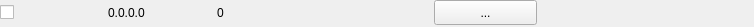
<?xml version="1.0" encoding="UTF-8"?>
<ui version="4.0">
 <class>Dlg_PlatLabComponent</class>
 <widget class="QWidget" name="Dlg_PlatLabComponent">
  <property name="geometry">
   <rect>
    <x>0</x>
    <y>0</y>
    <width>754</width>
    <height>27</height>
   </rect>
  </property>
  <property name="maximumSize">
   <size>
    <width>16777215</width>
    <height>30</height>
   </size>
  </property>
  <property name="windowTitle">
   <string>Dlg_PlatLabComponent</string>
  </property>
  <property name="styleSheet">
   <string notr="true"/>
  </property>
  <layout class="QVBoxLayout" name="verticalLayout">
   <property name="spacing">
    <number>0</number>
   </property>
   <property name="leftMargin">
    <number>0</number>
   </property>
   <property name="topMargin">
    <number>0</number>
   </property>
   <property name="rightMargin">
    <number>0</number>
   </property>
   <property name="bottomMargin">
    <number>0</number>
   </property>
   <item>
    <layout class="QGridLayout" name="gridLayout_4">
     <property name="horizontalSpacing">
      <number>5</number>
     </property>
     <property name="verticalSpacing">
      <number>0</number>
     </property>
     <item row="0" column="2">
      <widget class="QLabel" name="lab_port">
       <property name="minimumSize">
        <size>
         <width>100</width>
         <height>0</height>
        </size>
       </property>
       <property name="maximumSize">
        <size>
         <width>16777215</width>
         <height>16777215</height>
        </size>
       </property>
       <property name="text">
        <string>0</string>
       </property>
      </widget>
     </item>
     <item row="0" column="4">
      <widget class="QPushButton" name="btn_expand">
       <property name="minimumSize">
        <size>
         <width>100</width>
         <height>25</height>
        </size>
       </property>
       <property name="maximumSize">
        <size>
         <width>16777215</width>
         <height>16777215</height>
        </size>
       </property>
       <property name="styleSheet">
        <string notr="true"/>
       </property>
       <property name="text">
        <string>...</string>
       </property>
      </widget>
     </item>
     <item row="0" column="1">
      <widget class="QLabel" name="lab_ip">
       <property name="minimumSize">
        <size>
         <width>100</width>
         <height>0</height>
        </size>
       </property>
       <property name="maximumSize">
        <size>
         <width>16777215</width>
         <height>16777215</height>
        </size>
       </property>
       <property name="text">
        <string>0.0.0.0</string>
       </property>
      </widget>
     </item>
     <item row="0" column="3">
      <widget class="QLabel" name="lab_pro">
       <property name="minimumSize">
        <size>
         <width>100</width>
         <height>0</height>
        </size>
       </property>
       <property name="maximumSize">
        <size>
         <width>16777215</width>
         <height>16777215</height>
        </size>
       </property>
       <property name="text">
        <string/>
       </property>
      </widget>
     </item>
     <item row="0" column="0">
      <widget class="QCheckBox" name="chk_enable">
       <property name="minimumSize">
        <size>
         <width>100</width>
         <height>25</height>
        </size>
       </property>
       <property name="maximumSize">
        <size>
         <width>103334</width>
         <height>25</height>
        </size>
       </property>
       <property name="text">
        <string/>
       </property>
      </widget>
     </item>
     <item row="0" column="5">
      <widget class="QLabel" name="label">
       <property name="minimumSize">
        <size>
         <width>100</width>
         <height>0</height>
        </size>
       </property>
       <property name="maximumSize">
        <size>
         <width>16777215</width>
         <height>16777215</height>
        </size>
       </property>
       <property name="text">
        <string/>
       </property>
      </widget>
     </item>
     <item row="0" column="6">
      <widget class="QLabel" name="label_2">
       <property name="minimumSize">
        <size>
         <width>100</width>
         <height>0</height>
        </size>
       </property>
       <property name="maximumSize">
        <size>
         <width>16777215</width>
         <height>16777215</height>
        </size>
       </property>
       <property name="text">
        <string/>
       </property>
      </widget>
     </item>
    </layout>
   </item>
   <item>
    <spacer name="verticalSpacer">
     <property name="orientation">
      <enum>Qt::Vertical</enum>
     </property>
     <property name="sizeHint" stdset="0">
      <size>
       <width>20</width>
       <height>0</height>
      </size>
     </property>
    </spacer>
   </item>
  </layout>
 </widget>
 <layoutdefault spacing="6" margin="11"/>
 <resources/>
 <connections/>
</ui>
